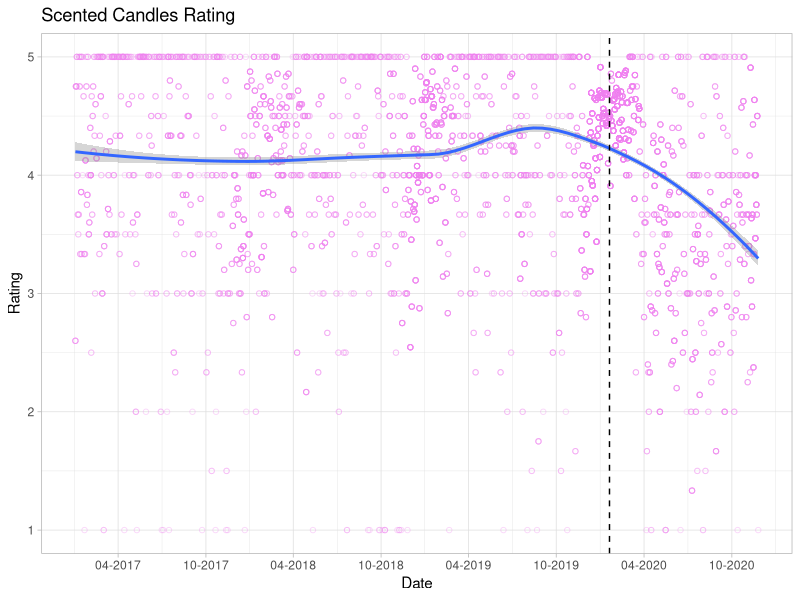
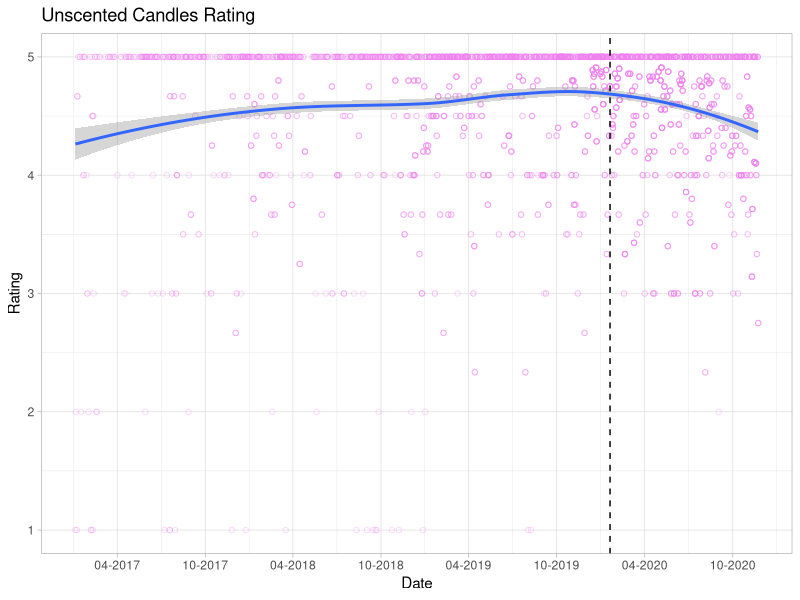
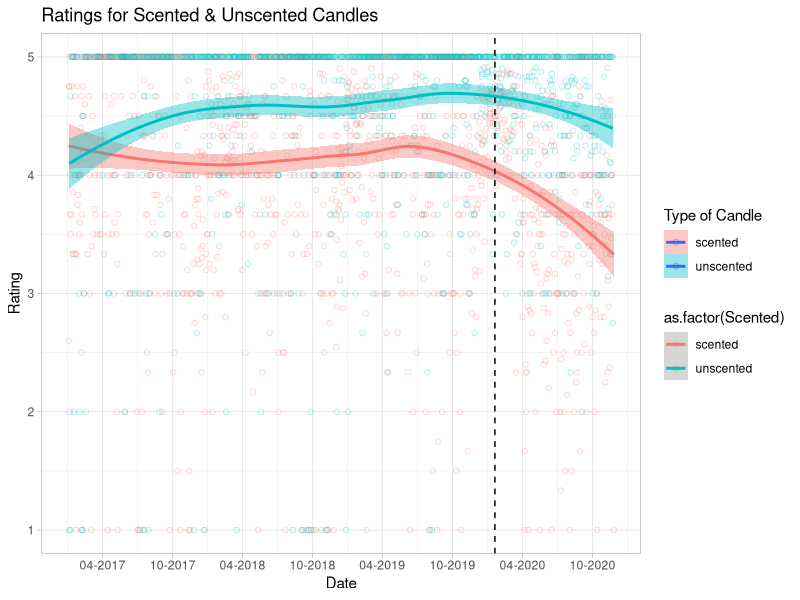
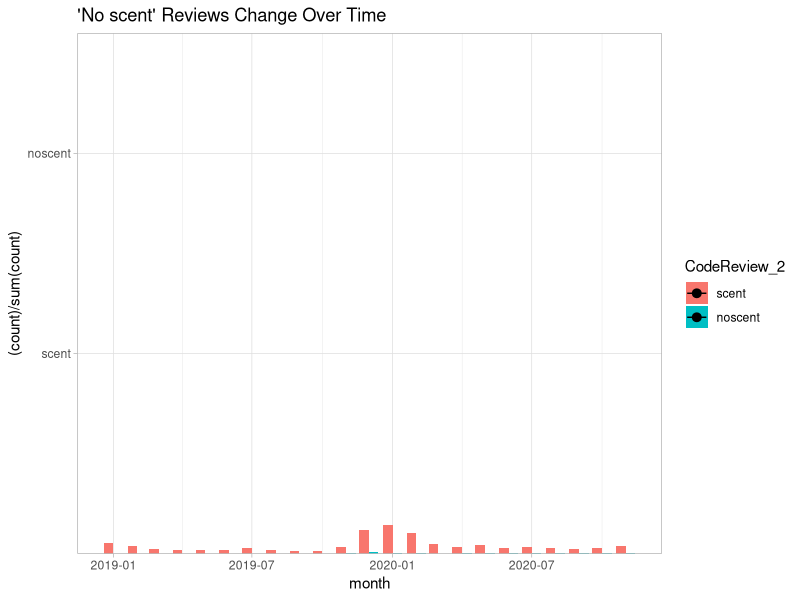

These figures' R source, in order:
## ---- chunk 1

library(dplyr)
library(tidyverse)
library(readxl)


scented_all <- read_excel(here::here("HW_5/Scented_all.xlsx"))
unscented_all <- read_excel(here::here("HW_5/Unscented_all.xlsx"))
## ---- chunk 2

scented_plot <-
scented_all %>%
  filter(Date > "2017-01-01") %>% 
  group_by(Date) %>%
  mutate(
    avg_rating = mean(Rating)
  ) %>%
  ggplot() +
    aes(x = as.Date(Date),
        y = avg_rating
       ) +
    geom_point(alpha = .3, 
               shape = 1,
               color = "violet") +
    geom_smooth(method = "loess") +
    scale_x_date(name = "Date", 
                 date_breaks = "6 months", 
                 date_labels = "%m-%Y") +
    geom_vline(xintercept = as.numeric(as.Date("2020-01-20")), linetype = "dashed") +
    scale_y_continuous(name = "Rating")+
    ggtitle("Scented Candles Rating") +
    theme_light()

scented_plot

unscented_plot <-
  unscented_all %>%
  filter(Date > "2017-01-01") %>% 
  group_by(Date) %>%
  mutate(
    avg_rating = mean(Rating)
  ) %>%
  ggplot() +
    aes(x = as.Date(Date),
        y = avg_rating
       ) +
    geom_point(alpha = .3, 
               shape = 1,
               color = "violet") +
    geom_smooth(method = "loess") +
    scale_x_date(name = "Date", 
                 date_breaks = "6 months", 
                 date_labels = "%m-%Y") +
    geom_vline(xintercept = as.numeric(as.Date("2020-01-20")), linetype = "dashed") +
    scale_y_continuous(name = "Rating") +
    ggtitle("Unscented Candles Rating") +
    theme_light()

unscented_plot

## ---- chunk 3
candles_full <- bind_rows(
	scented = scented_all, 
	unscented = unscented_all, 
	.id = "Scented"
)
## ---- chunk 4

all_candles <-
candles_full %>%
  filter(Date > "2017-01-01") %>% 
  group_by(Scented, Date) %>%
  summarise(mu = mean(Rating)) %>%
  ggplot()+
    aes(x= as.Date(Date), 
        y= mu, 
        shape=as.factor(Scented),
        color=as.factor(Scented),
        fill= as.factor(Scented)) + 
    geom_point(alpha=.3, shape=1) +
    geom_smooth(method = "loess") +
    scale_x_date(name = "Date", 
                 date_breaks = "6 months", 
                 date_labels = "%m-%Y") +
    geom_vline(xintercept = as.numeric(as.Date("2020-01-20")), linetype = "dashed") +
    scale_y_continuous(name = "Rating") +
    scale_fill_discrete(name = "Type of Candle") +
    ggtitle("Ratings for Scented & Unscented Candles") +
    theme_light() 
  
all_candles

## ---- chunk 5
str_no_scent <- function(x){
  as.numeric(
  	case_when(
  		str_detect(x, "[Nn]o scent") ~ "1", 
  		str_detect(x, "[Nn]o smell") ~ "1",
  		str_detect(x, "[Dd]oes not smell like") ~ "1",
  		str_detect(x, "[Dd]oesn't smell like") ~ "1",
  		str_detect(x, "[Cc]an't smell") ~ "1",
  		str_detect(x, "[Cc]annot smell") ~ "1",
  		str_detect(x, "[Ff]aint smell") ~ "1",
  		str_detect(x, "[Ff]aint scent") ~ "1",
  		str_detect(x, "[Dd]on't smell") ~ "1",
  		str_detect(x, "[Ll]ike nothing") ~ "1",
  		TRUE ~ "0"
  	)
  )
}

scented_all$CodeReview <- str_no_scent(scented_all$Review)
scented_all$CodeReview_2 <- factor(scented_all$CodeReview , labels = c("scent", "noscent"))

print(scented_all)

## ---- chunk 6

new_scented <- 
  scented_all %>%
  filter(Date > "2019-01-01") %>%
  mutate(month = lubridate:: floor_date(Date, "month")) %>%
  mutate(review = str_no_scent(Review)) %>%
  group_by(CodeReview_2, month) %>%
  ggplot() +
    aes(x = month ,
        y = (..count..)/sum(..count..), 
        fill = CodeReview_2 , 
        color = month
        ) +
    geom_bar(position = "dodge") +
  stat_summary(
    aes(y = CodeReview_2), 
        fun.data = mean_cl_normal) +
      ggtitle("'No scent' Reviews Change Over Time") +
      theme_light() 
  
new_scented
  

